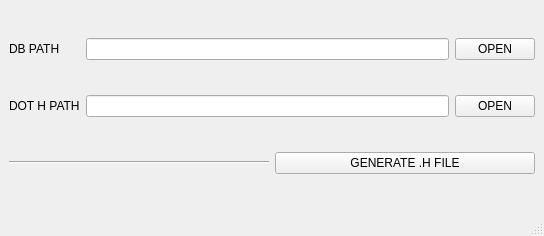
<?xml version="1.0" encoding="UTF-8"?>
<ui version="4.0">
 <class>MainWindow</class>
 <widget class="QMainWindow" name="MainWindow">
  <property name="geometry">
   <rect>
    <x>0</x>
    <y>0</y>
    <width>544</width>
    <height>236</height>
   </rect>
  </property>
  <property name="windowTitle">
   <string>MainWindow</string>
  </property>
  <widget class="QWidget" name="centralwidget">
   <layout class="QVBoxLayout" name="verticalLayout">
    <item>
     <layout class="QHBoxLayout" name="horizontalLayout">
      <item>
       <widget class="QLabel" name="label">
        <property name="text">
         <string>DB PATH      </string>
        </property>
       </widget>
      </item>
      <item>
       <widget class="QLineEdit" name="edtDbPath"/>
      </item>
      <item>
       <widget class="QPushButton" name="btn_open_db_file">
        <property name="text">
         <string>OPEN</string>
        </property>
       </widget>
      </item>
     </layout>
    </item>
    <item>
     <layout class="QHBoxLayout" name="horizontalLayout_2">
      <item>
       <widget class="QLabel" name="label_2">
        <property name="text">
         <string>DOT H PATH</string>
        </property>
       </widget>
      </item>
      <item>
       <widget class="QLineEdit" name="edtDotH"/>
      </item>
      <item>
       <widget class="QPushButton" name="btn_save_dot_h">
        <property name="text">
         <string>OPEN</string>
        </property>
       </widget>
      </item>
     </layout>
    </item>
    <item>
     <layout class="QHBoxLayout" name="horizontalLayout_3">
      <item>
       <widget class="Line" name="line">
        <property name="orientation">
         <enum>Qt::Orientation::Horizontal</enum>
        </property>
       </widget>
      </item>
      <item>
       <widget class="QPushButton" name="pushButton">
        <property name="text">
         <string>GENERATE .H FILE</string>
        </property>
       </widget>
      </item>
     </layout>
    </item>
   </layout>
  </widget>
  <widget class="QMenuBar" name="menubar">
   <property name="geometry">
    <rect>
     <x>0</x>
     <y>0</y>
     <width>544</width>
     <height>33</height>
    </rect>
   </property>
  </widget>
  <widget class="QStatusBar" name="statusbar"/>
 </widget>
 <resources/>
 <connections/>
</ui>
